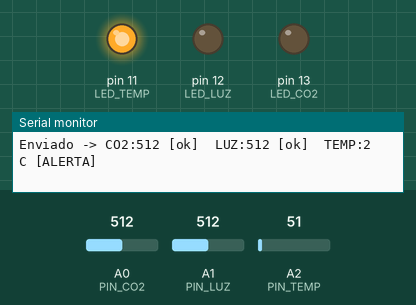
Recording of a sketch running on a simulated Arduino Uno, built with avr-gcc and run on an emulated ATmega328P. Parts: output pins drawn as LEDs (lit = HIGH), the last lines printed to the serial monitor. Inputs (shaded band) come from the test bench; at power-on: A0 (PIN_CO2) = 512, A1 (PIN_LUZ) = 512, A2 (PIN_TEMP) = 51.

Above: at 3.8 s.
3.9 s: A0 (PIN_CO2) set to 589
5.8 s: A0 (PIN_CO2) set to 612
At 7.8 s:
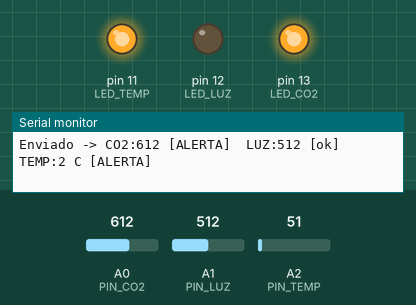
8.2 s: A1 (PIN_LUZ) set to 317
10.0 s: A1 (PIN_LUZ) set to 291
At 11.2 s:
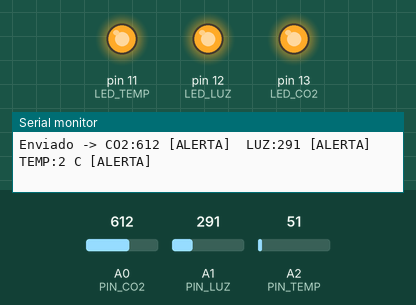
12.3 s: A0 (PIN_CO2) set to 590
At 13.5 s:
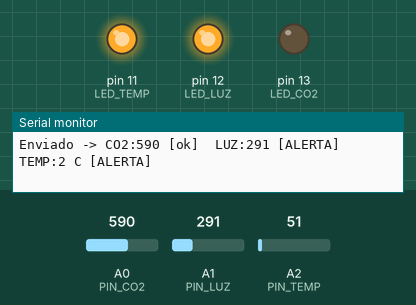
14.4 s: A0 (PIN_CO2) set to 610
At 15.8 s:
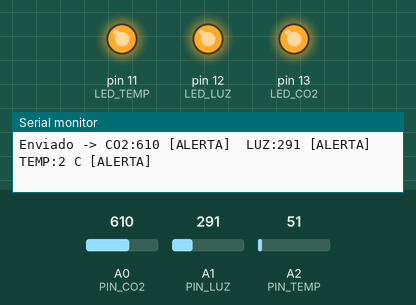
Timing chart, 0 to 17.4 s (numbered marks = the images above; inputs shaded):
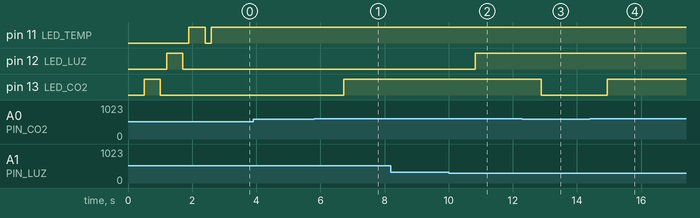

Measured:
- the behaviour switches between 600 and 601 on A0 (PIN_CO2) (found by bisection; images 0 and 1)
- the behaviour switches between 300 and 299 on A1 (PIN_LUZ) (found by bisection; images 1 and 2)
- after the input at 5.8 s, pin 13 (LED_CO2): LOW → HIGH after 0.92 s
- after the input at 10.0 s, pin 12 (LED_LUZ): LOW → HIGH after 0.83 s
- after the input at 12.3 s, pin 13 (LED_CO2): HIGH → LOW after 0.59 s
- after the input at 14.4 s, pin 13 (LED_CO2): LOW → HIGH after 0.54 s

The sketch:

monitoreo_ambiental.ino
```cpp
// ==========================================
// MONITOREO DE AMBIENTE
// CO2 + LUZ + TEMPERATURA  ->  App Android por Bluetooth (HC-05 / HC-06)
// ==========================================
//
// CONEXIÓN DEL MÓDULO BLUETOOTH:
//   HC-05 VCC -> 5V
//   HC-05 GND -> GND
//   HC-05 TXD -> pin 2 del Arduino (directo)
//   HC-05 RXD <- pin 3 del Arduino A TRAVÉS de un divisor de voltaje:
//        pin 3 ---[ 1 kΩ ]---+--- RXD del HC-05
//                            |
//                         [ 2 kΩ ]
//                            |
//                           GND
//   (el RXD del módulo trabaja a 3.3V; el divisor baja los 5V del Arduino)
//
// Se usan los pines 2 y 3 (y no 0 y 1) para que el módulo no interfiera
// al subir el código, y para seguir usando el Monitor Serie.
//
// MENSAJE QUE SE ENVÍA A LA APP (una línea por segundo):
//   CO2:512;LUZ:300;TEMP:22
// ==========================================

#include <SoftwareSerial.h>

// --- Bluetooth ---
const int BT_RX = 2;   // recibe lo que manda el módulo (va al TXD del HC-05)
const int BT_TX = 3;   // envía al módulo (va al RXD del HC-05 con divisor)
SoftwareSerial bluetooth(BT_RX, BT_TX);

// --- Pines de entrada (potenciómetros que simulan los sensores) ---
const int PIN_CO2  = A0;   // simula MQ-135
const int PIN_LUZ  = A1;   // simula KY-018
const int PIN_TEMP = A2;   // simula sensor de temperatura

// --- Pines de salida (LEDs de alerta) ---
const int LED_CO2  = 13;
const int LED_LUZ  = 12;
const int LED_TEMP = 11;

// --- Umbrales ---
// IMPORTANTE: son los mismos rangos que usa la app (Sensores.kt).
// Si cambian uno, cambien el otro.
const int UMBRAL_CO2       = 600;  // alerta si la lectura es MAYOR
const int UMBRAL_LUZ_BAJA  = 300;  // alerta si la lectura es MENOR
const int UMBRAL_TEMP_BAJA = 15;   // alerta si es menor (°C)
const int UMBRAL_TEMP_ALTA = 30;   // alerta si es mayor (°C)

// Cada cuánto se lee y se envía (milisegundos)
const unsigned long INTERVALO = 1000;


// Enciende un LED medio segundo para comprobar que está bien conectado
void probarLed(int pin, const char* nombre) {
  Serial.print("Probando LED de ");
  Serial.println(nombre);
  digitalWrite(pin, HIGH);
  delay(500);
  digitalWrite(pin, LOW);
  delay(200);
}


void setup() {
  Serial.begin(9600);      // Monitor Serie (computador)
  bluetooth.begin(9600);   // HC-05 / HC-06 (velocidad de fábrica: 9600)
  delay(500);

  Serial.println();
  Serial.println("=== Monitoreo ambiental iniciado ===");

  pinMode(LED_CO2, OUTPUT);
  pinMode(LED_LUZ, OUTPUT);
  pinMode(LED_TEMP, OUTPUT);

  // Prueba de LEDs al encender
  probarLed(LED_CO2, "CO2");
  probarLed(LED_LUZ, "Luz");
  probarLed(LED_TEMP, "Temperatura");

  Serial.println("Enviando datos por Bluetooth cada segundo...");
  Serial.println();
}


void loop() {
  // --- Leer potenciómetros (0 a 1023) ---
  int valorCO2  = analogRead(PIN_CO2);
  int valorLuz  = analogRead(PIN_LUZ);
  int valorTemp = analogRead(PIN_TEMP);

  // --- Convertir la lectura de temperatura a 0–50 °C (número entero, igual que en la app) ---
  int temperatura = round(valorTemp * 50.0 / 1023.0);

  // --- Evaluar condiciones ---
  bool alertaCO2  = valorCO2 > UMBRAL_CO2;
  bool alertaLuz  = valorLuz < UMBRAL_LUZ_BAJA;
  bool alertaTemp = temperatura < UMBRAL_TEMP_BAJA || temperatura > UMBRAL_TEMP_ALTA;

  // --- LEDs ---
  digitalWrite(LED_CO2,  alertaCO2  ? HIGH : LOW);
  digitalWrite(LED_LUZ,  alertaLuz  ? HIGH : LOW);
  digitalWrite(LED_TEMP, alertaTemp ? HIGH : LOW);

  // --- Enviar a la app por Bluetooth:  CO2:512;LUZ:300;TEMP:22 ---
  bluetooth.print("CO2:");
  bluetooth.print(valorCO2);
  bluetooth.print(";LUZ:");
  bluetooth.print(valorLuz);
  bluetooth.print(";TEMP:");
  bluetooth.println(temperatura);

  // --- Mostrar lo mismo en el Monitor Serie (para revisar) ---
  Serial.print("Enviado -> CO2:");
  Serial.print(valorCO2);
  Serial.print(alertaCO2 ? " [ALERTA]" : " [ok]");
  Serial.print("  LUZ:");
  Serial.print(valorLuz);
  Serial.print(alertaLuz ? " [ALERTA]" : " [ok]");
  Serial.print("  TEMP:");
  Serial.print(temperatura);
  Serial.println(alertaTemp ? " C [ALERTA]" : " C [ok]");

  delay(INTERVALO);
}
```
